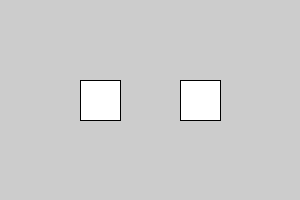
Frame 1 (no input)
Frame 60 (the mouse pressed at the canvas centre just before this capture): identical to frame 1, image omitted
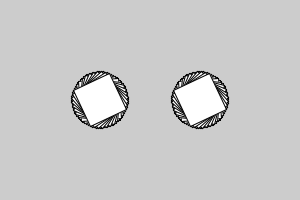
Frame 120 (the mouse held since frame 60 and released just before this capture)

The Processing sketch that drew these frames (run headless with seeded random() and noise(); from frame 60 on, the mouse is pressed at the canvas centre):

// Processing sketch: PushMatrixPopMatrix
// ── PushMatrixPopMatrix.pde
/* draws two boxes, one at (100,100) the other at (200,100)
 * the boxes spin once the mouse is moved into the window
 * spinning speed depends on mouse position
 *
 * this demonstrates the use of multiple transformations
 * and of pushMatrix() and popMatrix()
 */

float angle=0.0;
void setup() {
  size(300, 200);
}
void draw() {
  // increase angle depending on x position of mouse
  angle += mouseX/1000.0;
  
  // draw first box centred at (100,100)
  translate(100, 100);
  pushMatrix();
    rotate(angle);
    rect(-20, -20, 40, 40);
  // this pushMatrix()/popMatrix() pair means the rotation is applied only to this box
  popMatrix();
  
  // draw second box centred 100 units to right of first box
  translate(100, 0);
  pushMatrix();
    rotate(angle);
    rect(-20, -20, 40, 40);
  // this pushMatrix()/popMatrix() pair is not strictly needed, because there is nothing drawn after this, but it helps to put it in in case we do add something else
  popMatrix();
}
